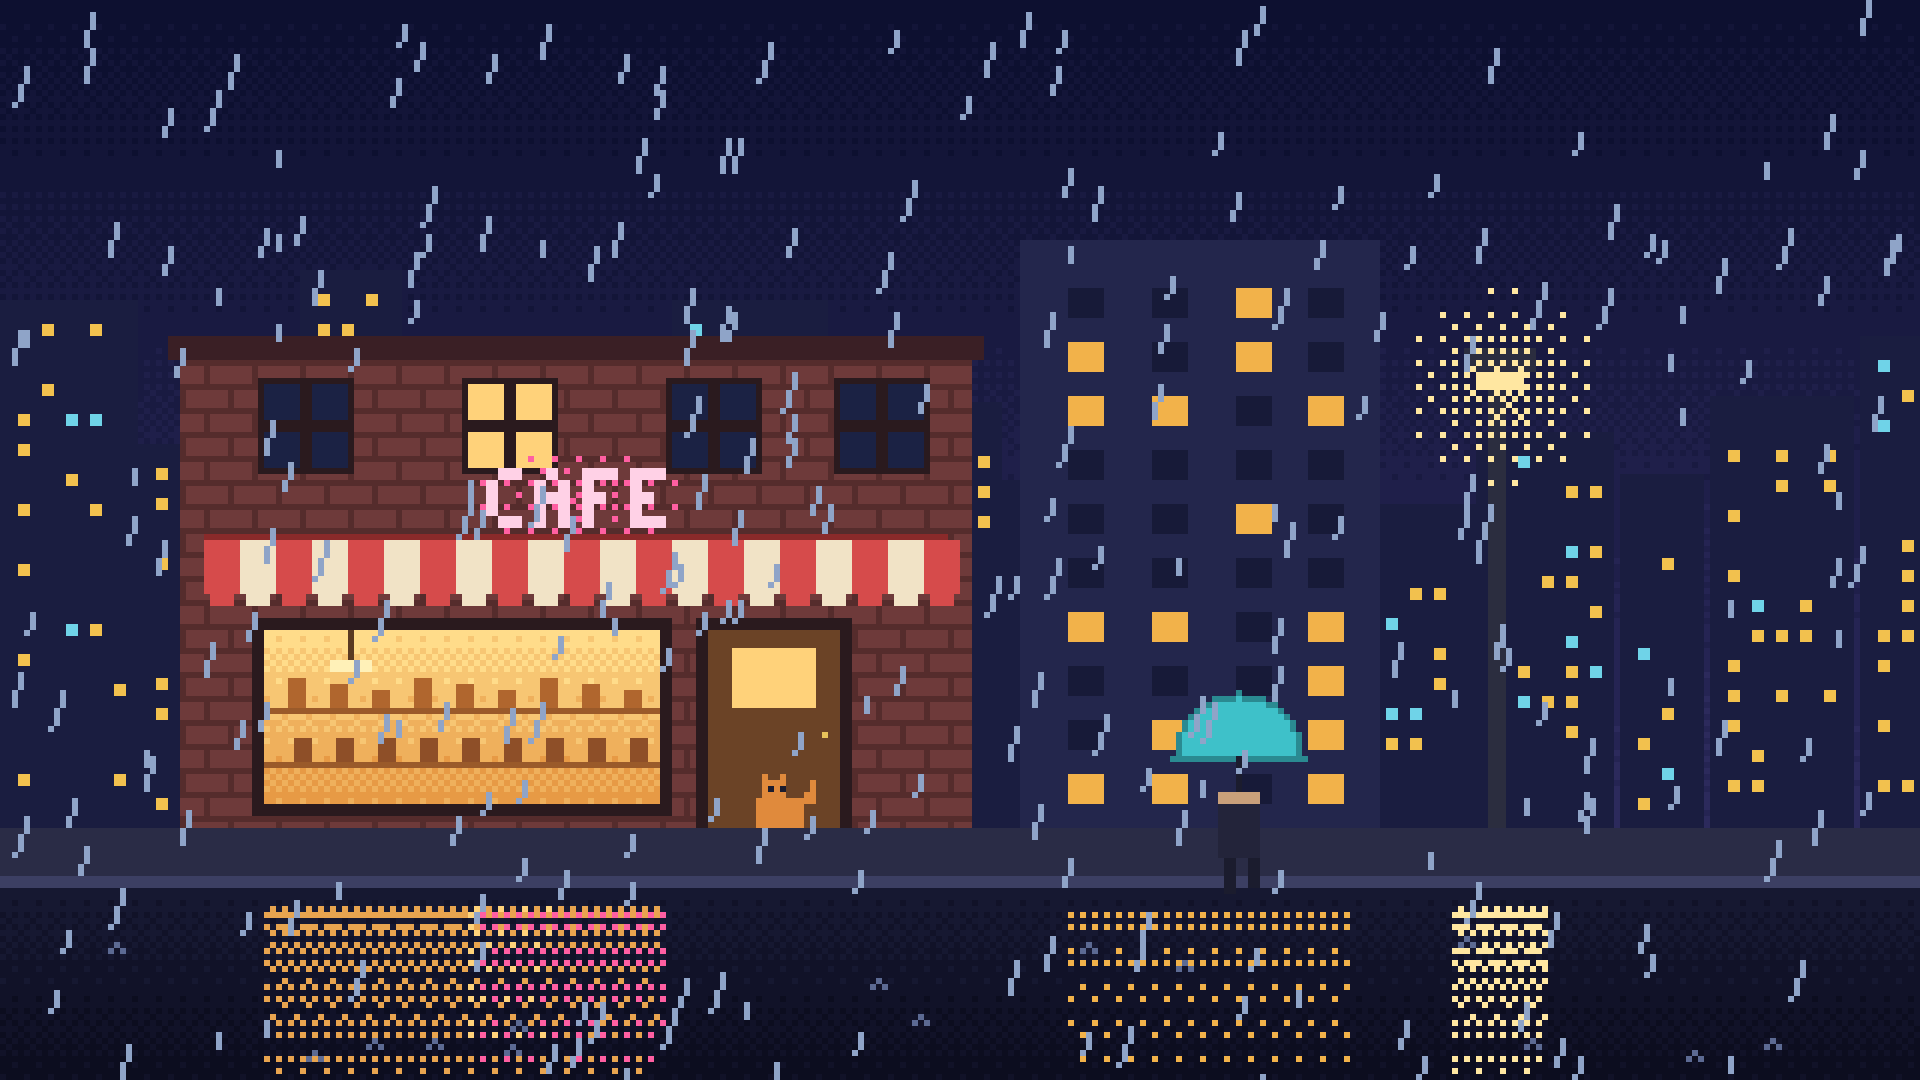

Python code for this plot:
"""Example (pixel art): Rainy Night Cafe / 雨夜咖啡店 — a 320x180 scene painted pixel by pixel with a
limited palette, dithered sky and glows, neon sign in a 3x5 bitmap font, wet-street reflections,
rain, a passer-by with an umbrella and a cat; upscaled x6 with nearest-neighbour. No image model.
python3 pixel_rainy_cafe.py [out.png] [--stages DIR]
"""
import os, sys
sys.path.insert(0, os.path.join(os.path.dirname(os.path.abspath(__file__)), '..', 'lib'))
import numpy as np
from pixelart import PixelArt

out = sys.argv[1] if len(sys.argv) > 1 and not sys.argv[1].startswith('--') else 'pixel_rainy_cafe.png'
stages = sys.argv[sys.argv.index('--stages') + 1] if '--stages' in sys.argv else None

p = PixelArt(320, 180, scale=6, seed=2084)
rng = p.rng
W, H = p.w, p.h

# ---- sky and skyline
p.gradient(0, 0, W, 138, '#0d1030', '#2c2a5c', steps=6)
x = 0
while x < W:                                                      # far skyline with lit windows
    bw = int(rng.integers(14, 30)); bh = int(rng.integers(30, 75))
    p.rect(x, 118 - bh, x + bw, 138, '#1a1d40')
    for wy in range(118 - bh + 4, 134, 5):
        for wx in range(x + 3, x + bw - 3, 4):
            if rng.random() < 0.28:
                p.rect(wx, wy, wx + 2, wy + 2, '#f2c14e' if rng.random() < 0.8 else '#6fd3e8')
    x += bw + int(rng.integers(0, 3))
p.rect(170, 40, 230, 138, '#23264c')                              # a closer building behind the lamp
for wy in range(48, 130, 9):
    for wx in (178, 192, 206, 218):
        p.rect(wx, wy, wx + 6, wy + 5, '#f2b24a' if rng.random() < 0.35 else '#171a38')
p.stage('skyline')

# ---- the cafe: brick facade, upper windows, striped awning, glowing shop window, door, neon sign
p.rect(30, 58, 162, 138, '#6e3a3a')
for yy in range(60, 138, 4):                                      # brick courses
    p.rect(30, yy, 162, yy + 1, '#552c2c')
    off = 0 if (yy // 4) % 2 == 0 else 4
    for xx in range(30 + off, 162, 8):
        p.rect(xx, yy, xx + 1, yy + 4, '#552c2c')
p.rect(28, 56, 164, 60, '#3a1f25')                                # cornice
for (wx, lit) in [(44, False), (78, True), (112, False), (140, False)]:
    p.rect(wx - 1, 63, wx + 15, 79, '#2a1a1e')
    p.rect(wx, 64, wx + 14, 78, '#ffd27a' if lit else '#1b2244')
    p.rect(wx + 6, 64, wx + 8, 78, '#2a1a1e'); p.rect(wx, 70, wx + 14, 72, '#2a1a1e')
for k, xx in enumerate(range(34, 158, 6)):                        # awning stripes with a scalloped edge
    p.rect(xx, 90, xx + 6, 99, '#d64b4b' if k % 2 == 0 else '#f1e3c6')
    p.rect(xx + 1, 99, xx + 5, 101, '#d64b4b' if k % 2 == 0 else '#f1e3c6')
p.rect(34, 89, 158, 90, '#8a2a2a')
p.rect(42, 103, 112, 136, '#2a1a1e')                              # shop window frame
p.gradient(44, 105, 110, 134, '#ffdc8a', '#e79a45', steps=4)
p.rect(44, 118, 110, 119, '#9a5a2a'); p.rect(44, 127, 110, 128, '#9a5a2a')          # shelves
for sx in range(48, 106, 7):
    p.rect(sx, 113 + (sx % 3), sx + 3, 118, '#b0662e')           # jars and cups
    p.rect(sx + 1, 123, sx + 4, 127, '#8e4f28')
p.rect(58, 105, 59, 110, '#5a3a22'); p.rect(55, 110, 62, 112, '#fff1b8')            # hanging lamp
p.rect(116, 103, 142, 138, '#2a1a1e'); p.rect(118, 105, 140, 138, '#6b4326')        # door
p.rect(122, 108, 136, 118, '#ffd27a'); p.put(137, 122, '#e8c35a')
p.glow(96, 83, 22, '#ff5fa2', 0.42, squash=0.45)                 # neon glow, then the tube letters
p.text('CAFE', 81, 78, '#ffd1e6', size=2)
p.stage('cafe')

# ---- street lamp with a pool of light
p.rect(248, 62, 251, 146, '#2b2d3f'); p.rect(244, 58, 256, 62, '#2b2d3f'); p.rect(246, 62, 254, 65, '#ffe7a1')
p.glow(250, 64, 20, '#ffe7a1', 0.5)
p.glow(250, 146, 30, '#d9c27a', 0.45, squash=0.2)

# ---- sidewalk and wet street with broken reflections
p.rect(0, 138, W, 146, '#2a2c46'); p.rect(0, 146, W, 148, '#3c3f63')
p.gradient(0, 148, W, H, '#161831', '#0c0d1f', steps=3)
for (x0, x1, col, a0) in [(44, 110, '#e8a44f', 0.75), (78, 92, '#ffd27a', 0.45), (80, 112, '#ff5fa2', 0.35), (242, 258, '#ffe7a1', 0.8), (178, 226, '#f2b24a', 0.25)]:
    m = np.zeros((H, W), bool); m[150:H, x0:x1] = True
    ripple = ((p.YY % 3) != 0)                                    # horizontal ripple gaps
    fade = np.clip(1 - (p.YY - 150) / 34, 0, 1) * a0
    p.dither(m & ripple, col, fade)
p.stage('street')

# ---- a passer-by with an umbrella, and a cat on the step
UX, UY = 206, 118
dome = ((p.XX - UX) ** 2 + (p.YY - (UY + 8)) ** 2 <= 121) & (p.YY <= UY + 8)       # half-disc umbrella
p.buf[dome] = np.array([62, 193, 201], np.float32) / 255
p.outline(dome, '#2a8a91')
for k in range(-10, 11, 5):
    p.put(UX + k, UY + 8, '#2a8a91')
p.rect(UX, UY + 8, UX + 1, UY + 16, '#1b1c2e')                   # handle
p.rect(UX - 3, UY + 14, UX + 4, UY + 25, '#23243a'); p.rect(UX - 3, UY + 14, UX + 4, UY + 16, '#c9a07a')
p.rect(UX - 2, UY + 25, UX, UY + 31, '#1b1c2e'); p.rect(UX + 2, UY + 25, UX + 4, UY + 30, '#1b1c2e')
p.rect(126, 133, 134, 138, '#e08a3c'); p.rect(127, 130, 131, 134, '#e08a3c')        # cat
p.put(127, 129, '#e08a3c'); p.put(130, 129, '#e08a3c'); p.put(128, 131, '#1b1c2e'); p.put(130, 131, '#1b1c2e')
p.rect(134, 132, 136, 134, '#e08a3c'); p.rect(135, 130, 136, 132, '#e08a3c')

# ---- rain and ripples
p.rain(260, '#8fa4c8', (4, 8), slant=1)
for _ in range(14):
    rx, ry = int(rng.integers(5, W - 5)), int(rng.integers(152, H - 3))
    p.put(rx - 1, ry, '#5c6a93'); p.put(rx + 1, ry, '#5c6a93'); p.put(rx, ry - 1, '#5c6a93')
p.save(out, stages_dir=stages)
print('saved', out)
